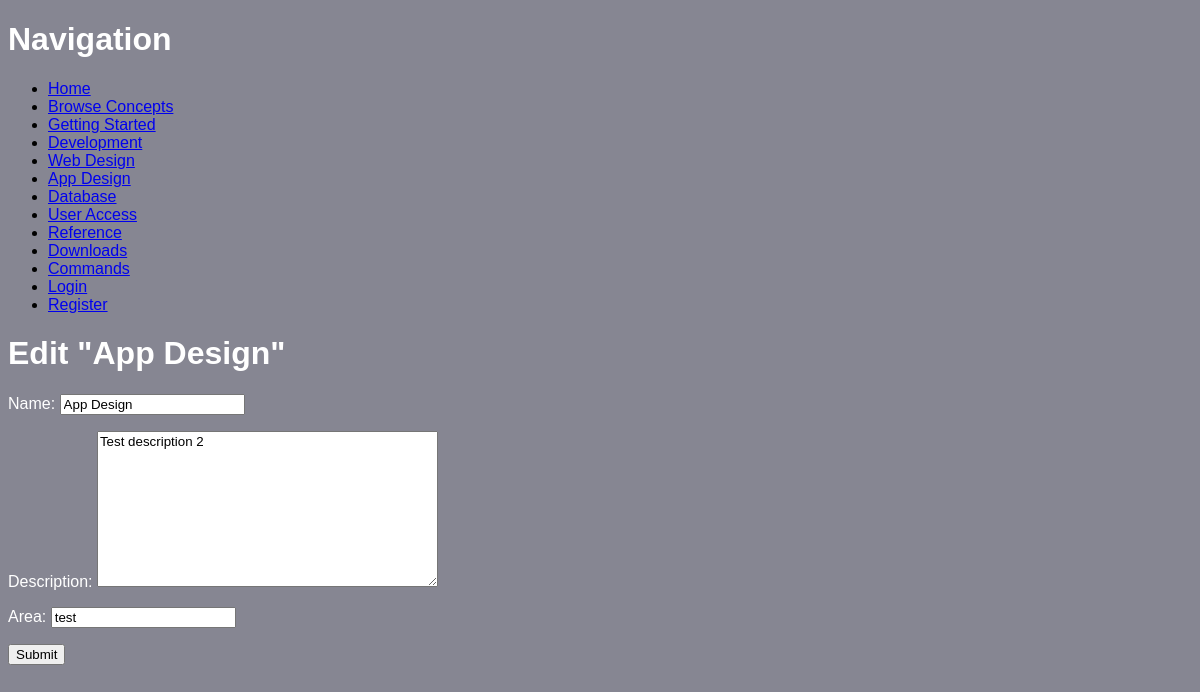
Screenshot of /concepts/app-design/edit/ with the database file from the repository.
### collection/models.py (models this page shows)
class Concept(models.Model):
    name = models.CharField(max_length=255)
    description = models.TextField()
    area = models.CharField(max_length=255)
    slug = models.SlugField(unique=True)

### collection/views.py (the view)
# urls.py: path('concepts/<slug>/edit/', views.edit_concept, name='edit_concept'),
def edit_concept(request, slug):
    concept = Concept.objects.get(slug=slug)
    form_class = ConceptForm
    if request.method == 'POST':
        form = form_class(data=request.POST, instance=concept)
        if form.is_valid():
            form.save()
            return redirect('concept_detail', slug=concept.slug)
    else:
        form = form_class(instance=concept)
        return render(request, 'concepts/edit_concept.html', {
            'concept': concept,
            'form': form,
        })

### collection/forms.py
class ConceptForm(ModelForm):
    class Meta:
        model = Concept
        fields = ('name', 'description', 'area',)

### collection/templates/concepts/edit_concept.html (shortened to what this page needs)
{% extends 'base.html' %}
{% block content %}
    <h1>Edit "{{ concept.name }}"</h1>
    <form role="form" action="" method="post">
        {{ form.as_p }}
        <button type="submit">Submit</button>
    </form>
{% endblock content %}

### collection/static/css/style.css (style rules this page uses)
* { font-family: sans-serif; text-align: center; text-align: justify; }
body { background-color: rgb(134, 134, 146); }
h1 { color: white; }
p { color: white; }

### rows the page displays
Concept: name "App Design", description "Test description 2", area "test"
